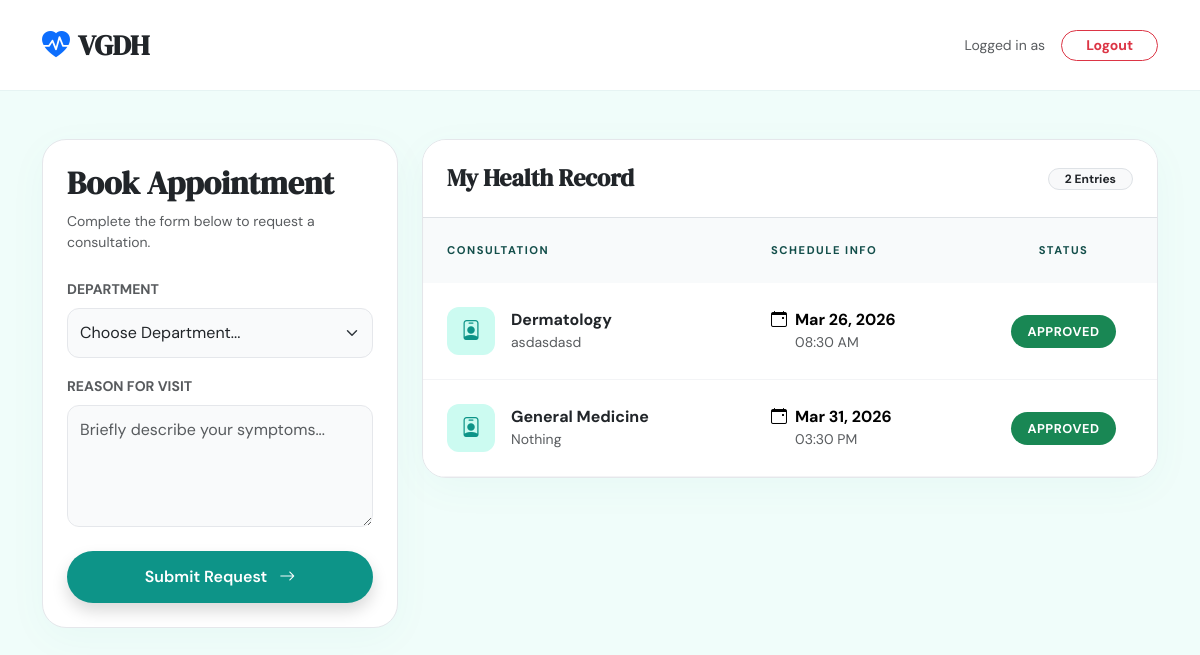
The page /patient_dashboard.php (signed in) on the database its author committed.
### tables this page shows
CREATE TABLE `appointments` (
  `id` int(11) NOT NULL,
  `user_id` int(11) NOT NULL,
  `department` varchar(100) DEFAULT NULL,
  `reason` text DEFAULT NULL,
  `appointment_date` date DEFAULT NULL,
  `appointment_time` time DEFAULT NULL,
  `status` varchar(20) DEFAULT 'Pending'
);

### patient_dashboard.php (the view, shortened to what this page needs)
<?php
include 'db.php';
$user_id = $_SESSION['user_id'];
$result = $conn->query("SELECT * FROM appointments WHERE user_id = $user_id ORDER BY id DESC");
?>
<!DOCTYPE html>
<html lang="en">
<head>
    <link href="https://cdn.jsdelivr.net/npm/bootstrap@5.3.1/dist/css/bootstrap.min.css" rel="stylesheet">
    <link rel="stylesheet" href="https://cdn.jsdelivr.net/npm/bootstrap-icons@1.11.0/font/bootstrap-icons.css">
</head>
<body>
<nav class="navbar navbar-expand-lg">
    <div class="container">
        <a class="navbar-brand fw-bold text-dark serif fs-3" href="#">
            <i class="bi bi-heart-pulse-fill text-primary me-2"></i>VGDH
        </a>
        <div class="ms-auto d-flex align-items-center">
            <div class="text-end me-3 d-none d-md-block">
                <small class="text-muted d-block">Logged in as</small>
            </div>
            <a href="logout.php" class="btn btn-outline-danger rounded-pill px-4 btn-sm fw-bold">Logout</a>
        </div>
    </div>
</nav>
<div class="container py-5">
    <div class="row g-4 justify-content-center">
        <div class="col-lg-4">
            <div class="card card-custom p-4 sticky-top" style="top: 2rem; z-index: 10;">
                <h2 class="fw-bold mb-2">Book Appointment</h2>
                <p class="text-muted small mb-4">Complete the form below to request a consultation.</p>
                <form method="POST">
                    <div class="mb-3">
                        <label class="form-label small fw-bold text-uppercase opacity-75">Department</label>
                        <select name="department" class="form-select" required>
                            <option value="">Choose Department...</option>
                        </select>
                    </div>
                    <div class="mb-4">
                        <label class="form-label small fw-bold text-uppercase opacity-75">Reason for Visit</label>
                        <textarea name="reason" class="form-control" rows="4" placeholder="Briefly describe your symptoms..." required></textarea>
                    </div>
                    <button type="submit" class="btn btn-primary w-100 shadow">
                        Submit Request <i class="bi bi-arrow-right ms-2"></i>
                    </button>
                </form>
            </div>
        </div>
        <div class="col-lg-8">
            <div class="card card-custom">
                <div class="px-4 py-4 border-bottom bg-white d-flex justify-content-between align-items-center">
                    <h4 class="fw-bold mb-0">My Health Record</h4>
                    <span class="badge bg-light text-dark rounded-pill px-3 border"><?= $result->num_rows ?> Entries</span>
                </div>
                <div class="table-responsive">
                    <table class="table mb-0">
                        <thead>
                            <tr>
                                <th class="ps-4">Consultation</th>
                                <th>Schedule Info</th>
                                <th class="text-center">Status</th>
                            </tr>
                        </thead>
                        <tbody>
                            <?php if($result->num_rows > 0): ?>
                                <?php while($row = $result->fetch_assoc()): ?>
                                    <tr>
                                        <td class="ps-4 py-4">
                                            <div class="d-flex align-items-center">
                                                <div class="icon-box me-3">
                                                    <i class="bi bi-person-badge fs-5"></i>
                                                </div>
                                                <div>
                                                    <div class="fw-bold text-dark fs-6"><?= $row['department'] ?></div>
                                                    <div class="text-muted small text-truncate" style="max-width: 250px;">
                                                        <?= htmlspecialchars($row['reason']) ?>
                                                    </div>
                                                </div>
                                            </div>
                                        </td>
                                        <td>
                                            <?php if($row['status'] == 'Approved'): ?>
                                                <div class="text-primary-dark fw-bold">
                                                    <i class="bi bi-calendar-event me-1"></i>
                                                    <?= date('M d, Y', strtotime($row['appointment_date'])) ?>
                                                </div>
                                                <div class="small text-muted ps-4"><?= date('h:i A', strtotime($row['appointment_time'])) ?></div>
                                            <?php else: ?>
                                                <span class="text-muted small"><i class="bi bi-clock-history me-1"></i> TBD by Staff</span>
                                            <?php endif; ?>
                                        </td>
                                        <td class="text-center">
                                            <?php
                                                $s = $row['status'];
                                                $badgeClass = ($s == 'Approved') ? 'bg-success text-white' :
                                                              (($s == 'Rejected') ? 'bg-danger text-white' : 'bg-warning text-dark');
                                            ?>
                                            <span class="status-badge <?= $badgeClass ?>"><?= $s ?></span>
                                        </td>
                                    </tr>
                                <?php endwhile; ?>
                            <?php endif; ?>
                        </tbody>
                    </table>
                </div>
            </div>
        </div>
    </div>
</div>
</body>
</html>

### patient_dashboard.php (style rules this page uses)
:root { --primary: #0d9488; --primary-dark: #0f766e; --mint: #ccfbf1; --cream: #f0fdfa; --text-dark: #134e4a; }
body { font-family: 'DM Sans', sans-serif; background-color: var(--cream); color: #1f2937; }
h1, h2, h4, .serif { font-family: 'DM Serif Display', serif; }
.navbar { background: white; border-bottom: 1px solid rgba(13, 148, 136, 0.1); padding: 1.2rem 0; }
.card-custom { border: 1px solid #e5e7eb; border-radius: 24px; box-shadow: 0 10px 40px rgba(13, 148, 136, 0.04); background: white; overflow: hidden; }
.btn-primary { background: var(--primary); border: none; border-radius: 100px; padding: 14px 24px; font-weight: 600; transition: 0.3s; }
.status-badge { padding: 8px 16px; border-radius: 100px; font-size: 0.8rem; font-weight: 700; text-transform: uppercase; letter-spacing: 0.5px; }
.form-control, .form-select { border-radius: 12px; padding: 12px; border: 1px solid #e5e7eb; background-color: #f9fafb; }
.table thead th { background: #f8fafb; text-transform: uppercase; font-size: 0.7rem; font-weight: 700; letter-spacing: 1.5px; color: var(--text-dark); border: none; padding: 1.5rem 1rem; }
.table td { vertical-align: middle; padding: 1.5rem 1rem; border-color: #f3f4f6; }
.icon-box { width: 48px; height: 48px; background: var(--mint); color: var(--primary); border-radius: 12px; display: flex; align-items: center; justify-content: center; }

### rows shown on the page
appointments: department "Dermatology", reason "asdasdasd", appointment_date "Mar 26, 2026", appointment_time "08:30 AM", status "APPROVED"
appointments: department "General Medicine", reason "Nothing", appointment_date "Mar 31, 2026", appointment_time "03:30 PM", status "APPROVED"

### other values the page prints
$result->num_rows "2"
